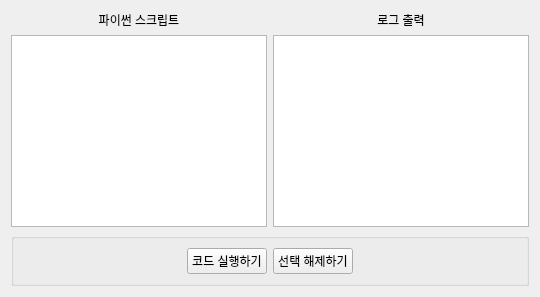
          <widget class="QWidget" name="tab_6">
           <attribute name="title">
            <string>디버거</string>
           </attribute>
           <layout class="QVBoxLayout" name="verticalLayout_8">
            <item>
             <layout class="QHBoxLayout" name="horizontalLayout_14">
              <item>
               <layout class="QVBoxLayout" name="verticalLayout_2">
                <item>
                 <widget class="QLabel" name="label_24">
                  <property name="text">
                   <string>파이썬 스크립트</string>
                  </property>
                  <property name="alignment">
                   <set>Qt::AlignCenter</set>
                  </property>
                 </widget>
                </item>
                <item>
                 <widget class="QPlainTextEdit" name="plainTextEdit">
                  <property name="lineWrapMode">
                   <enum>QPlainTextEdit::NoWrap</enum>
                  </property>
                 </widget>
                </item>
               </layout>
              </item>
              <item>
               <layout class="QVBoxLayout" name="verticalLayout_11">
                <item>
                 <widget class="QLabel" name="label_25">
                  <property name="text">
                   <string>로그 출력</string>
                  </property>
                  <property name="alignment">
                   <set>Qt::AlignCenter</set>
                  </property>
                 </widget>
                </item>
                <item>
                 <widget class="QListWidget" name="listWidget">
                  <property name="verticalScrollMode">
                   <enum>QAbstractItemView::ScrollPerPixel</enum>
                  </property>
                  <property name="horizontalScrollMode">
                   <enum>QAbstractItemView::ScrollPerPixel</enum>
                  </property>
                 </widget>
                </item>
               </layout>
              </item>
             </layout>
            </item>
            <item>
             <widget class="QGroupBox" name="groupBox_18">
              <layout class="QVBoxLayout" name="verticalLayout_24">
               <item>
                <layout class="QHBoxLayout" name="horizontalLayout_2">
                 <item>
                  <spacer name="horizontalSpacer_6">
                   <property name="orientation">
                    <enum>Qt::Horizontal</enum>
                   </property>
                   <property name="sizeHint" stdset="0">
                    <size>
                     <width>40</width>
                     <height>20</height>
                    </size>
                   </property>
                  </spacer>
                 </item>
                 <item>
                  <widget class="QPushButton" name="pushButton">
                   <property name="text">
                    <string>코드 실행하기</string>
                   </property>
                  </widget>
                 </item>
                 <item>
                  <widget class="QPushButton" name="pushButton_6">
                   <property name="text">
                    <string>선택 해제하기</string>
                   </property>
                  </widget>
                 </item>
                 <item>
                  <spacer name="horizontalSpacer_7">
                   <property name="orientation">
                    <enum>Qt::Horizontal</enum>
                   </property>
                   <property name="sizeHint" stdset="0">
                    <size>
                     <width>40</width>
                     <height>20</height>
                    </size>
                   </property>
                  </spacer>
                 </item>
                </layout>
               </item>
              </layout>
             </widget>
            </item>
           </layout>
          </widget>
